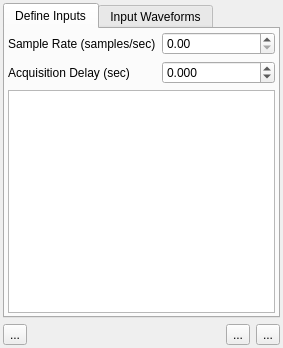
<?xml version="1.0" encoding="UTF-8"?>
<ui version="4.0">
 <class>QxrdAcquisitionExtraInputsDialog</class>
 <widget class="QDockWidget" name="QxrdAcquisitionExtraInputsDialog">
  <property name="geometry">
   <rect>
    <x>0</x>
    <y>0</y>
    <width>283</width>
    <height>348</height>
   </rect>
  </property>
  <property name="windowTitle">
   <string>Extra Inputs</string>
  </property>
  <widget class="QWidget" name="dockWidgetContents">
   <layout class="QGridLayout" name="gridLayout_5">
    <property name="margin">
     <number>3</number>
    </property>
    <item row="1" column="0">
     <widget class="QTabWidget" name="tabWidget">
      <property name="currentIndex">
       <number>0</number>
      </property>
      <widget class="QWidget" name="m_DefineInputs">
       <attribute name="title">
        <string>Define Inputs</string>
       </attribute>
       <layout class="QGridLayout" name="gridLayout">
        <property name="margin">
         <number>3</number>
        </property>
        <item row="0" column="0">
         <layout class="QGridLayout" name="gridLayout_3">
          <item row="0" column="0">
           <widget class="QLabel" name="label">
            <property name="text">
             <string>Sample Rate (samples/sec)</string>
            </property>
           </widget>
          </item>
          <item row="0" column="1">
           <widget class="QDoubleSpinBox" name="m_SampleRate">
            <property name="toolTip">
             <string>Select sampling rate for extra input channels
(About 1Khz is probably best)
</string>
            </property>
            <property name="maximum">
             <double>1000000.000000000000000</double>
            </property>
           </widget>
          </item>
          <item row="1" column="0">
           <widget class="QLabel" name="label_2">
            <property name="text">
             <string>Acquisition Delay (sec)</string>
            </property>
           </widget>
          </item>
          <item row="1" column="1">
           <widget class="QDoubleSpinBox" name="m_AcquisitionDelay">
            <property name="toolTip">
             <string>Approximate delay between actual exposure end and data available to computer (probably about 0.1 sec)</string>
            </property>
            <property name="decimals">
             <number>3</number>
            </property>
            <property name="minimum">
             <double>-0.500000000000000</double>
            </property>
            <property name="maximum">
             <double>0.500000000000000</double>
            </property>
            <property name="singleStep">
             <double>0.010000000000000</double>
            </property>
           </widget>
          </item>
          <item row="2" column="0" colspan="2">
           <widget class="QTableWidget" name="m_ExtraInputsTable">
            <property name="toolTip">
             <string>Channel Information</string>
            </property>
            <property name="alternatingRowColors">
             <bool>true</bool>
            </property>
            <property name="selectionBehavior">
             <enum>QAbstractItemView::SelectColumns</enum>
            </property>
            <property name="columnCount">
             <number>0</number>
            </property>
           </widget>
          </item>
         </layout>
        </item>
       </layout>
      </widget>
      <widget class="QWidget" name="tab_2">
       <attribute name="title">
        <string>Input Waveforms</string>
       </attribute>
       <layout class="QGridLayout" name="gridLayout_4">
        <property name="margin">
         <number>3</number>
        </property>
        <item row="0" column="0">
         <widget class="QxrdAcquisitionExtraInputsPlot" name="m_AcquisitionWaveforms" native="true"/>
        </item>
       </layout>
      </widget>
     </widget>
    </item>
    <item row="2" column="0">
     <widget class="QWidget" name="widget" native="true">
      <layout class="QGridLayout" name="gridLayout_2">
       <property name="margin">
        <number>0</number>
       </property>
       <item row="0" column="2">
        <widget class="QToolButton" name="m_AddChannel">
         <property name="toolTip">
          <string>Add a new channel</string>
         </property>
         <property name="text">
          <string>...</string>
         </property>
         <property name="icon">
          <iconset resource="qxrdresources.qrc">
           <normaloff>:/images/list-add.png</normaloff>:/images/list-add.png</iconset>
         </property>
         <property name="iconSize">
          <size>
           <width>24</width>
           <height>24</height>
          </size>
         </property>
        </widget>
       </item>
       <item row="0" column="3">
        <widget class="QToolButton" name="m_RemoveChannel">
         <property name="toolTip">
          <string>Remove channel</string>
         </property>
         <property name="text">
          <string>...</string>
         </property>
         <property name="icon">
          <iconset resource="qxrdresources.qrc">
           <normaloff>:/images/list-remove.png</normaloff>:/images/list-remove.png</iconset>
         </property>
         <property name="iconSize">
          <size>
           <width>24</width>
           <height>24</height>
          </size>
         </property>
        </widget>
       </item>
       <item row="0" column="1">
        <spacer name="horizontalSpacer">
         <property name="orientation">
          <enum>Qt::Horizontal</enum>
         </property>
         <property name="sizeHint" stdset="0">
          <size>
           <width>40</width>
           <height>20</height>
          </size>
         </property>
        </spacer>
       </item>
       <item row="0" column="0">
        <widget class="QToolButton" name="m_TestReadout">
         <property name="toolTip">
          <string>Test Readout</string>
         </property>
         <property name="text">
          <string>...</string>
         </property>
         <property name="icon">
          <iconset resource="qxrdresources.qrc">
           <normaloff>:/images/view-refresh.png</normaloff>:/images/view-refresh.png</iconset>
         </property>
         <property name="iconSize">
          <size>
           <width>24</width>
           <height>24</height>
          </size>
         </property>
        </widget>
       </item>
      </layout>
     </widget>
    </item>
   </layout>
  </widget>
 </widget>
 <customwidgets>
  <customwidget>
   <class>QxrdAcquisitionExtraInputsPlot</class>
   <extends>QWidget</extends>
   <header>qxrdacquisitionextrainputsplot.h</header>
   <container>1</container>
  </customwidget>
 </customwidgets>
 <resources>
  <include location="qxrdresources.qrc"/>
 </resources>
 <connections/>
</ui>
